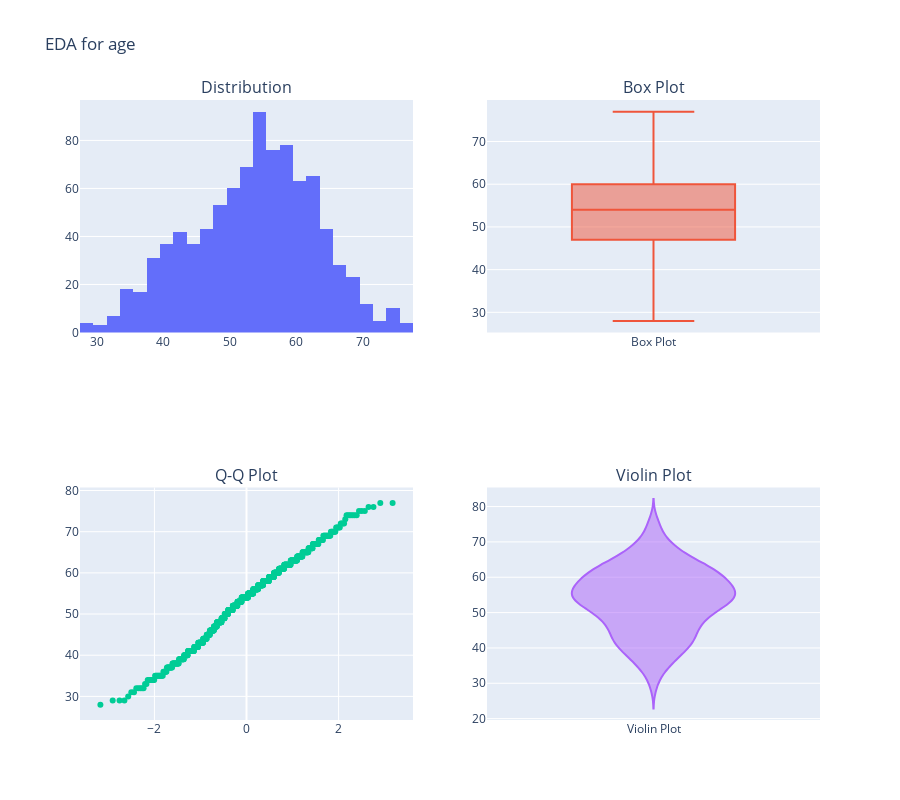
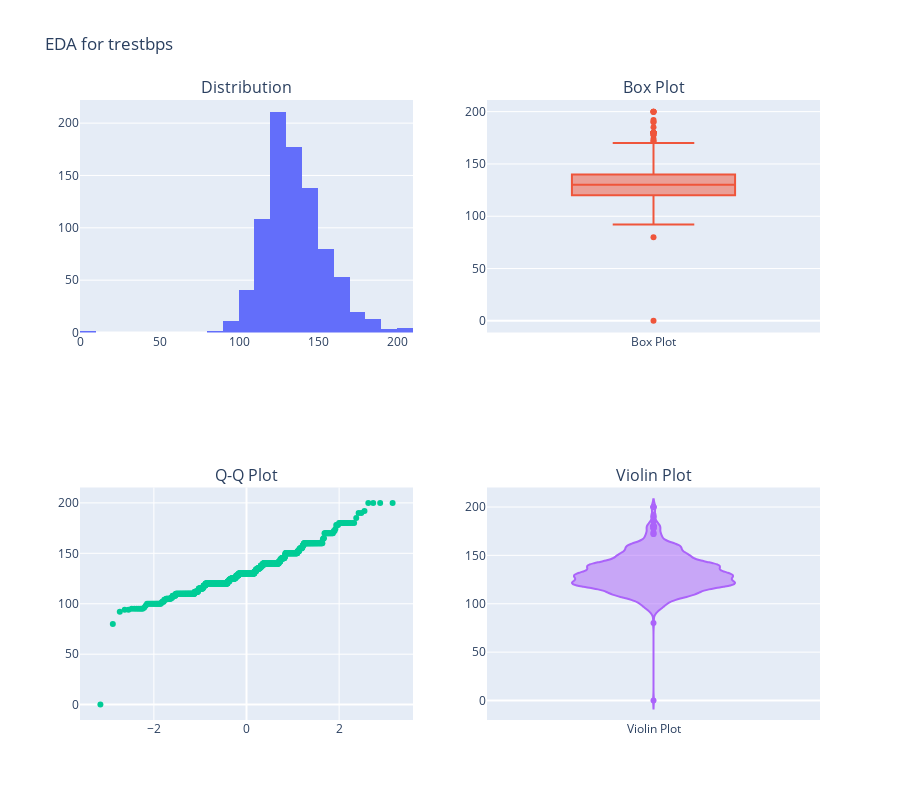
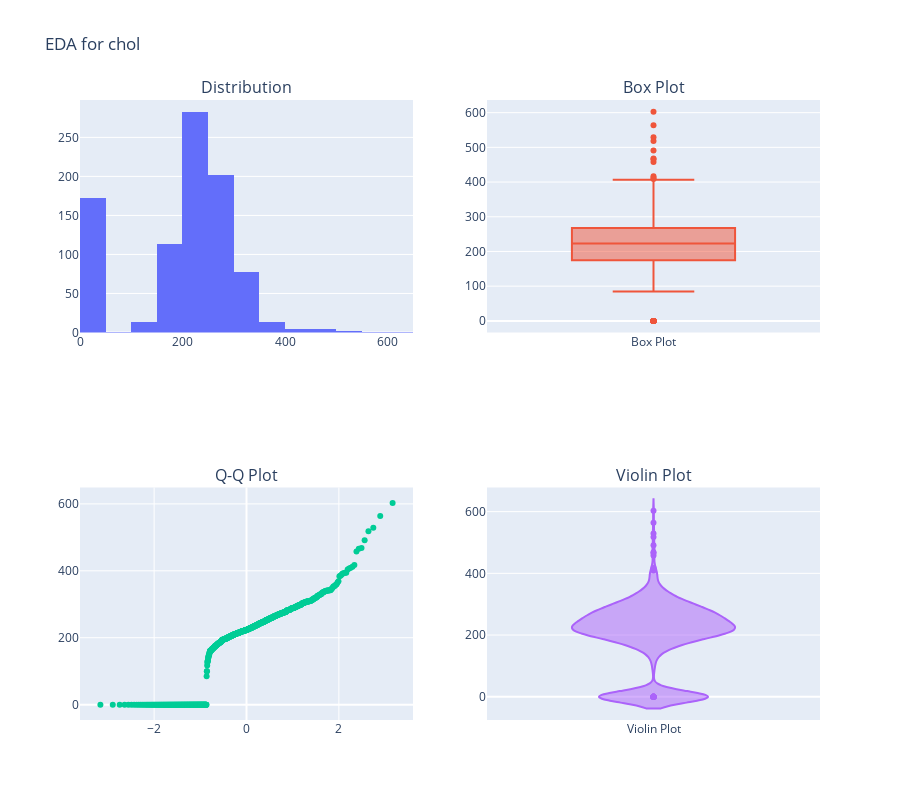
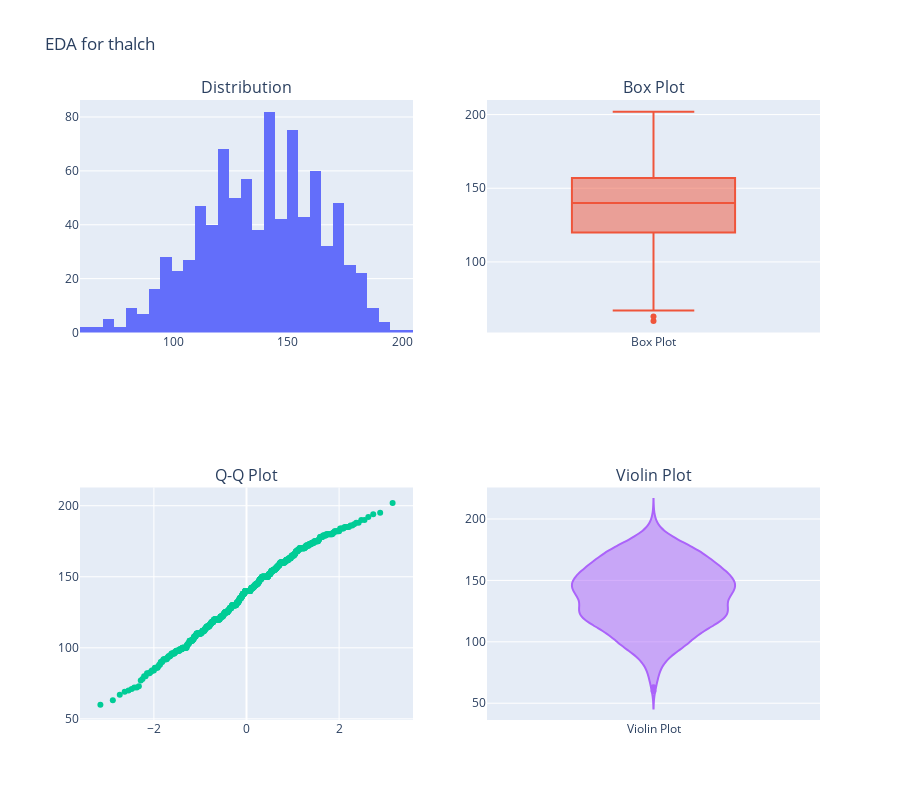

The cell these charts' notebook holds for them, in order:
### Code cell
import numpy as np

def analyze_numeric_column(df, column_name):
    """
    Perform EDA on a numeric column using Plotly visualizations
    """
    import pandas as pd
    import numpy as np
    import plotly.graph_objects as go
    import plotly.express as px
    from plotly.subplots import make_subplots
    from scipy import stats

    # Input validation
    if column_name not in df.columns:
        raise ValueError(f"Column '{column_name}' not found")
    if not pd.api.types.is_numeric_dtype(df[column_name]):
        raise ValueError(f"Column '{column_name}' is not numeric")

    # Calculate statistics
    stats_dict = {
        'count': df[column_name].count(),
        'missing': df[column_name].isnull().sum(),
        'mean': round(df[column_name].mean(), 2),
        'median': df[column_name].median(),
        'std': round(df[column_name].std(), 2),
        'min': df[column_name].min(),
        'max': df[column_name].max(),
        'skew': round(df[column_name].skew(), 2),
        'kurtosis': round(df[column_name].kurtosis(), 2)
    }

    # Calculate quartiles and IQR
    q1 = df[column_name].quantile(0.25)
    q3 = df[column_name].quantile(0.75)
    iqr = q3 - q1
    lower_bound = q1 - 1.5 * iqr
    upper_bound = q3 + 1.5 * iqr
    outliers = df[column_name][(df[column_name] < lower_bound) | (df[column_name] > upper_bound)]

    # Create subplots
    fig = make_subplots(
        rows=2, cols=2,
        subplot_titles=('Distribution', 'Box Plot', 'Q-Q Plot', 'Violin Plot')
    )

    # Histogram with KDE
    hist_data = go.Histogram(x=df[column_name], name='Histogram', nbinsx=30)
    kde = df[column_name].plot(kind='kde')
    fig.add_trace(hist_data, row=1, col=1)

    # Box plot
    box_data = go.Box(y=df[column_name], name='Box Plot')
    fig.add_trace(box_data, row=1, col=2)

    # Q-Q plot
    qq = stats.probplot(df[column_name].dropna(), dist='norm')
    qq_data = go.Scatter(x=qq[0][0], y=qq[0][1], mode='markers', name='Q-Q Plot')
    fig.add_trace(qq_data, row=2, col=1)

    # Violin plot
    violin_data = go.Violin(y=df[column_name], name='Violin Plot')
    fig.add_trace(violin_data, row=2, col=2)

    # Update layout
    fig.update_layout(
        title=f'EDA for {column_name}',
        showlegend=False,
        height=800
    )

    # Display results
    print("\nBasic Statistics:")
    for k, v in stats_dict.items():
        print(f"{k}: {v}")
    
    print(f"\nOutliers: {len(outliers)} found")
    print(f"Outlier bounds: [{lower_bound:.2f}, {upper_bound:.2f}]")

    fig.show()

    return stats_dict

for col in df.select_dtypes(include=np.number).columns:
    if col == 'id':
        continue
    print(f"Column: {col}")
    analyze_numeric_column(df, col)

### Figure 1 — Plotly figure (JSON) as saved in the notebook; plotly's stock layout.template omitted (floating-point values rounded to 4 significant figures; data arrays with more than 128 entries replaced by an {"elided": "..."} marker saying what was removed)
{"data": [{"name": "Histogram", "nbinsx": 30, "type": "histogram", "x": {"elided": "920 int values"}, "xaxis": "x", "yaxis": "y"}, {"name": "Box Plot", "type": "box", "xaxis": "x2", "y": {"elided": "920 int values"}, "yaxis": "y2"}, {"mode": "markers", "name": "Q-Q Plot", "type": "scatter", "x": {"elided": "920 float values"}, "xaxis": "x3", "y": {"elided": "920 int values"}, "yaxis": "y3"}, {"name": "Violin Plot", "type": "violin", "xaxis": "x4", "y": {"elided": "920 int values"}, "yaxis": "y4"}], "layout": {"annotations": [{"font": {"size": 16}, "showarrow": false, "text": "Distribution", "x": 0.225, "xanchor": "center", "xref": "paper", "y": 1, "yanchor": "bottom", "yref": "paper"}, {"font": {"size": 16}, "showarrow": false, "text": "Box Plot", "x": 0.775, "xanchor": "center", "xref": "paper", "y": 1, "yanchor": "bottom", "yref": "paper"}, {"font": {"size": 16}, "showarrow": false, "text": "Q-Q Plot", "x": 0.225, "xanchor": "center", "xref": "paper", "y": 0.375, "yanchor": "bottom", "yref": "paper"}, {"font": {"size": 16}, "showarrow": false, "text": "Violin Plot", "x": 0.775, "xanchor": "center", "xref": "paper", "y": 0.375, "yanchor": "bottom", "yref": "paper"}], "height": 800, "showlegend": false, "title": {"text": "EDA for age"}, "xaxis": {"anchor": "y", "domain": [0, 0.45]}, "xaxis2": {"anchor": "y2", "domain": [0.55, 1]}, "xaxis3": {"anchor": "y3", "domain": [0, 0.45]}, "xaxis4": {"anchor": "y4", "domain": [0.55, 1]}, "yaxis": {"anchor": "x", "domain": [0.625, 1]}, "yaxis2": {"anchor": "x2", "domain": [0.625, 1]}, "yaxis3": {"anchor": "x3", "domain": [0, 0.375]}, "yaxis4": {"anchor": "x4", "domain": [0, 0.375]}}}

### Figure 2 — Plotly figure (JSON) as saved in the notebook; plotly's stock layout.template omitted (floating-point values rounded to 4 significant figures; data arrays with more than 128 entries replaced by an {"elided": "..."} marker saying what was removed)
{"data": [{"name": "Histogram", "nbinsx": 30, "type": "histogram", "x": {"elided": "920 float values"}, "xaxis": "x", "yaxis": "y"}, {"name": "Box Plot", "type": "box", "xaxis": "x2", "y": {"elided": "920 float values"}, "yaxis": "y2"}, {"mode": "markers", "name": "Q-Q Plot", "type": "scatter", "x": {"elided": "861 float values"}, "xaxis": "x3", "y": {"elided": "861 float values"}, "yaxis": "y3"}, {"name": "Violin Plot", "type": "violin", "xaxis": "x4", "y": {"elided": "920 float values"}, "yaxis": "y4"}], "layout": {"annotations": [{"font": {"size": 16}, "showarrow": false, "text": "Distribution", "x": 0.225, "xanchor": "center", "xref": "paper", "y": 1, "yanchor": "bottom", "yref": "paper"}, {"font": {"size": 16}, "showarrow": false, "text": "Box Plot", "x": 0.775, "xanchor": "center", "xref": "paper", "y": 1, "yanchor": "bottom", "yref": "paper"}, {"font": {"size": 16}, "showarrow": false, "text": "Q-Q Plot", "x": 0.225, "xanchor": "center", "xref": "paper", "y": 0.375, "yanchor": "bottom", "yref": "paper"}, {"font": {"size": 16}, "showarrow": false, "text": "Violin Plot", "x": 0.775, "xanchor": "center", "xref": "paper", "y": 0.375, "yanchor": "bottom", "yref": "paper"}], "height": 800, "showlegend": false, "title": {"text": "EDA for trestbps"}, "xaxis": {"anchor": "y", "domain": [0, 0.45]}, "xaxis2": {"anchor": "y2", "domain": [0.55, 1]}, "xaxis3": {"anchor": "y3", "domain": [0, 0.45]}, "xaxis4": {"anchor": "y4", "domain": [0.55, 1]}, "yaxis": {"anchor": "x", "domain": [0.625, 1]}, "yaxis2": {"anchor": "x2", "domain": [0.625, 1]}, "yaxis3": {"anchor": "x3", "domain": [0, 0.375]}, "yaxis4": {"anchor": "x4", "domain": [0, 0.375]}}}

### Figure 3 — Plotly figure (JSON) as saved in the notebook; plotly's stock layout.template omitted (floating-point values rounded to 4 significant figures; data arrays with more than 128 entries replaced by an {"elided": "..."} marker saying what was removed)
{"data": [{"name": "Histogram", "nbinsx": 30, "type": "histogram", "x": {"elided": "920 float values"}, "xaxis": "x", "yaxis": "y"}, {"name": "Box Plot", "type": "box", "xaxis": "x2", "y": {"elided": "920 float values"}, "yaxis": "y2"}, {"mode": "markers", "name": "Q-Q Plot", "type": "scatter", "x": {"elided": "890 float values"}, "xaxis": "x3", "y": {"elided": "890 float values"}, "yaxis": "y3"}, {"name": "Violin Plot", "type": "violin", "xaxis": "x4", "y": {"elided": "920 float values"}, "yaxis": "y4"}], "layout": {"annotations": [{"font": {"size": 16}, "showarrow": false, "text": "Distribution", "x": 0.225, "xanchor": "center", "xref": "paper", "y": 1, "yanchor": "bottom", "yref": "paper"}, {"font": {"size": 16}, "showarrow": false, "text": "Box Plot", "x": 0.775, "xanchor": "center", "xref": "paper", "y": 1, "yanchor": "bottom", "yref": "paper"}, {"font": {"size": 16}, "showarrow": false, "text": "Q-Q Plot", "x": 0.225, "xanchor": "center", "xref": "paper", "y": 0.375, "yanchor": "bottom", "yref": "paper"}, {"font": {"size": 16}, "showarrow": false, "text": "Violin Plot", "x": 0.775, "xanchor": "center", "xref": "paper", "y": 0.375, "yanchor": "bottom", "yref": "paper"}], "height": 800, "showlegend": false, "title": {"text": "EDA for chol"}, "xaxis": {"anchor": "y", "domain": [0, 0.45]}, "xaxis2": {"anchor": "y2", "domain": [0.55, 1]}, "xaxis3": {"anchor": "y3", "domain": [0, 0.45]}, "xaxis4": {"anchor": "y4", "domain": [0.55, 1]}, "yaxis": {"anchor": "x", "domain": [0.625, 1]}, "yaxis2": {"anchor": "x2", "domain": [0.625, 1]}, "yaxis3": {"anchor": "x3", "domain": [0, 0.375]}, "yaxis4": {"anchor": "x4", "domain": [0, 0.375]}}}

### Figure 4 — Plotly figure (JSON) as saved in the notebook; plotly's stock layout.template omitted (floating-point values rounded to 4 significant figures; data arrays with more than 128 entries replaced by an {"elided": "..."} marker saying what was removed)
{"data": [{"name": "Histogram", "nbinsx": 30, "type": "histogram", "x": {"elided": "920 float values"}, "xaxis": "x", "yaxis": "y"}, {"name": "Box Plot", "type": "box", "xaxis": "x2", "y": {"elided": "920 float values"}, "yaxis": "y2"}, {"mode": "markers", "name": "Q-Q Plot", "type": "scatter", "x": {"elided": "865 float values"}, "xaxis": "x3", "y": {"elided": "865 float values"}, "yaxis": "y3"}, {"name": "Violin Plot", "type": "violin", "xaxis": "x4", "y": {"elided": "920 float values"}, "yaxis": "y4"}], "layout": {"annotations": [{"font": {"size": 16}, "showarrow": false, "text": "Distribution", "x": 0.225, "xanchor": "center", "xref": "paper", "y": 1, "yanchor": "bottom", "yref": "paper"}, {"font": {"size": 16}, "showarrow": false, "text": "Box Plot", "x": 0.775, "xanchor": "center", "xref": "paper", "y": 1, "yanchor": "bottom", "yref": "paper"}, {"font": {"size": 16}, "showarrow": false, "text": "Q-Q Plot", "x": 0.225, "xanchor": "center", "xref": "paper", "y": 0.375, "yanchor": "bottom", "yref": "paper"}, {"font": {"size": 16}, "showarrow": false, "text": "Violin Plot", "x": 0.775, "xanchor": "center", "xref": "paper", "y": 0.375, "yanchor": "bottom", "yref": "paper"}], "height": 800, "showlegend": false, "title": {"text": "EDA for thalch"}, "xaxis": {"anchor": "y", "domain": [0, 0.45]}, "xaxis2": {"anchor": "y2", "domain": [0.55, 1]}, "xaxis3": {"anchor": "y3", "domain": [0, 0.45]}, "xaxis4": {"anchor": "y4", "domain": [0.55, 1]}, "yaxis": {"anchor": "x", "domain": [0.625, 1]}, "yaxis2": {"anchor": "x2", "domain": [0.625, 1]}, "yaxis3": {"anchor": "x3", "domain": [0, 0.375]}, "yaxis4": {"anchor": "x4", "domain": [0, 0.375]}}}
